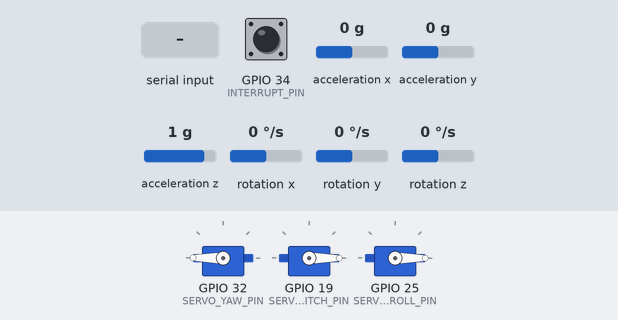
A program run on a simulated ESP32. Parts: 3 × servo. The test bench sets the inputs (shaded band); at power-on: acceleration y 0 g, acceleration z 1 g, GPIO 34 (INTERRUPT_PIN) LOW, acceleration x 0 g, rotation x 0 °/s, rotation y 0 °/s, rotation z 0 °/s. The sensor or clock chip raises its interrupt line as the real part does; what the program prints to the serial monitor is not drawn.

Above: at 1.7 s.
1.8 s: "90,45,200\n" received over the second serial link
At 2.4 s:
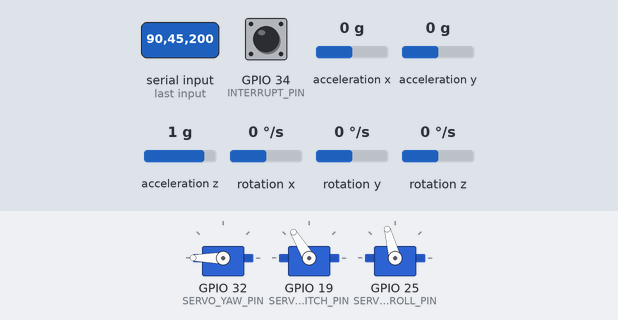
3.3 s: acceleration y set to 0.8 g
At 4.5 s:
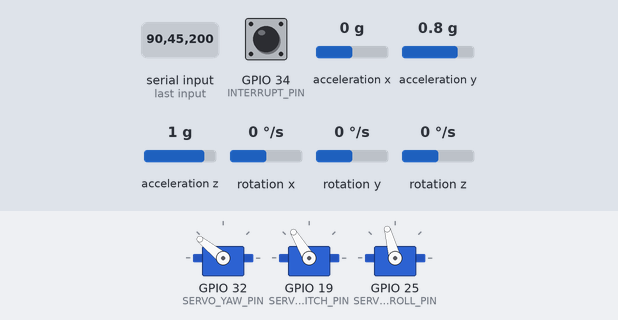
4.8 s: "30,150\n" received over the second serial link
At 5.9 s:
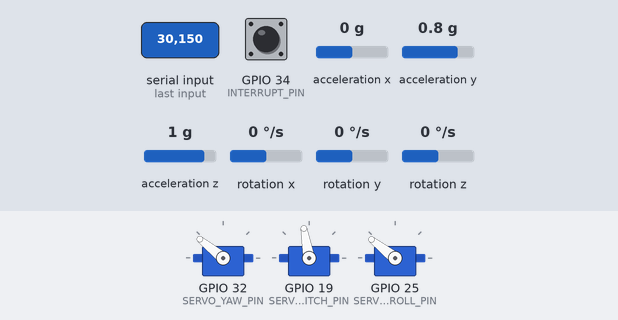
6.3 s: acceleration z set to -1.4 g
At 6.7 s:
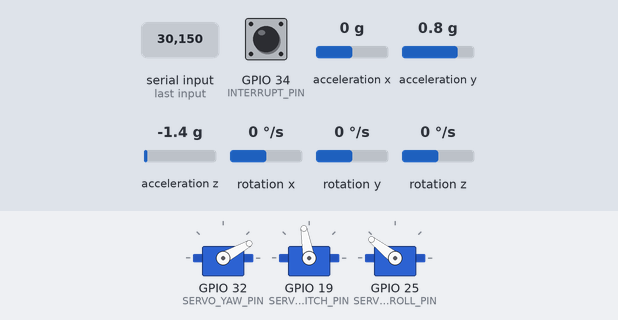
7.8 s: "0\n" received over the second serial link
At 8.1 s:
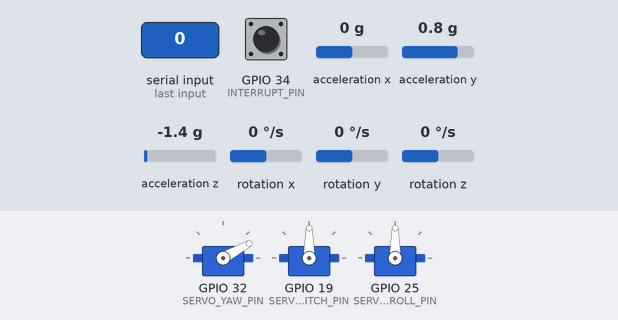
9.3 s: acceleration y set to -1.4 g
At 10.3 s:
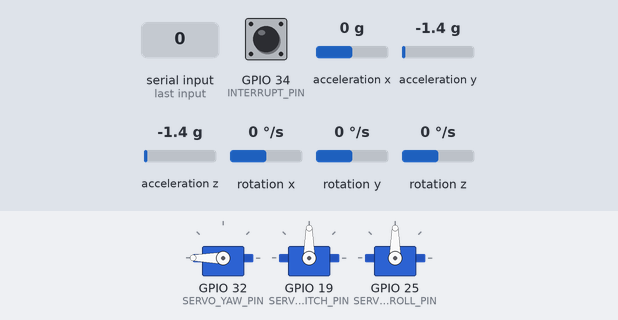
Timing chart, 0 to 11.8 s (numbered marks = the images above; inputs shaded):
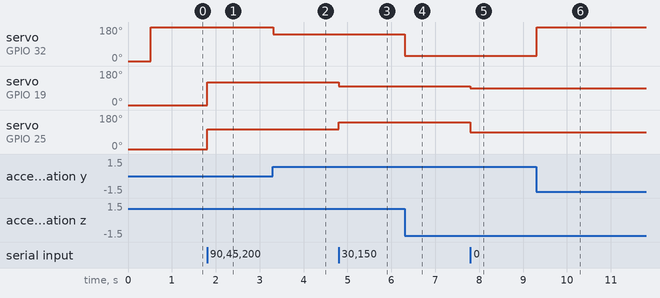

Measured:
- after the input at 1.8 s, servo on GPIO 19 (SERVO_PITCH_PIN): 0° → 121° at once; servo on GPIO 25 (SERVO_ROLL_PIN): 0° → 105° at once
- after the input at 3.3 s, servo on GPIO 32 (SERVO_YAW_PIN): 180° → 141° at once
- after the input at 4.8 s, servo on GPIO 19 (SERVO_PITCH_PIN): 121° → 100° at once; servo on GPIO 25 (SERVO_ROLL_PIN): 105° → 142° at once
- after the input at 6.3 s, servo on GPIO 32 (SERVO_YAW_PIN): 141° → 29° at once
- after the input at 7.8 s, servo on GPIO 19 (SERVO_PITCH_PIN): 100° → 90° at once; servo on GPIO 25 (SERVO_ROLL_PIN): 142° → 90° at once
- after the input at 9.3 s, servo on GPIO 32 (SERVO_YAW_PIN): 29° → 180° at once

The program:

main.cpp
```cpp
#include <Arduino.h>
#include "I2Cdev.h"
#include "MPU6050_6Axis_MotionApps20.h"
#include "Wire.h"
#include "ESP32Servo.h"

// 3-axis servo
#define SERVO_YAW_PIN 32
#define SERVO_PITCH_PIN 19
#define SERVO_ROLL_PIN 25
Servo servoYaw;
Servo servoPitch;
Servo servoRoll;
// Published values for SG90 servos; adjust if needed
int minUs = 1000;
int maxUs = 2000;
int pos = 0;      // position in degrees
ESP32PWM pwm;

// MPU6050 Accel/Gyro
// #define OUTPUT_READABLE_QUATERNION
// #define OUTPUT_READABLE_REALACCEL
// #define OUTPUT_READABLE_WORLDACCEL
#define OUTPUT_READABLE_YAWPITCHROLL
#define INTERRUPT_PIN 34
#define SDA_PIN 21
#define SCL_PIN 22
// #define M_PI 3.14159265358979323846

MPU6050 mpu;
bool dmpReady = false;  // set true if DMP init was successful
bool outputAccel = true;
uint8_t mpuIntStatus;   // holds actual interrupt status byte from MPU
uint8_t devStatus;      // return status after each device operation (0 = success, !0 = error)
uint16_t packetSize;    // expected DMP packet size (default is 42 bytes)
uint16_t fifoCount;     // count of all bytes currently in FIFO
uint8_t fifoBuffer[64]; // FIFO storage buffer
// orientation/motion vars
Quaternion q;           // [w, x, y, z]         quaternion container
VectorInt16 aa;         // [x, y, z]            accel sensor measurements
VectorInt16 aaReal;     // [x, y, z]            gravity-free accel sensor measurements
VectorInt16 aaWorld;    // [x, y, z]            world-frame accel sensor measurements
VectorFloat gravity;    // [x, y, z]            gravity vector
float euler[3];         // [psi, theta, phi]    Euler angle container
float ypr[3];           // [yaw, pitch, roll]   yaw/pitch/roll container and gravity vector

// ================================================================
// ===               INTERRUPT DETECTION ROUTINE                ===
// ================================================================

volatile bool mpuInterrupt = false;     // indicates whether MPU interrupt pin has gone high
void dmpDataReady() {
    mpuInterrupt = true;
}


// UART communication with ESP32-CAM
#define RX_PIN 14
#define TX_PIN 13
bool receivedData    = false;
const int numChars = 40;
char data[numChars];
int xVal  = 0;
int yVal  = 0;
int i     = 0;


/**
 * Taken from the ESP32Servo multiple servo example
 */
void servoSetup() {
	// Allow allocation of all timers
	ESP32PWM::allocateTimer(0);
	ESP32PWM::allocateTimer(1);
	ESP32PWM::allocateTimer(2);
	Serial.begin(115200);
	servoYaw.setPeriodHertz(50);        // Standard 50hz servo
	servoPitch.setPeriodHertz(50);      // Standard 50hz servo
	servoRoll.setPeriodHertz(50);       // Standard 50hz servo

  servoYaw.attach(SERVO_YAW_PIN, minUs, maxUs);
  servoPitch.attach(SERVO_PITCH_PIN, minUs, maxUs);
  servoRoll.attach(SERVO_ROLL_PIN, minUs, maxUs);

  servoYaw.write(0);
  servoPitch.write(0);
  servoRoll.write(0);
}

void servoDestroy() {
  servoYaw.detach();
  servoPitch.detach();
  servoRoll.detach();
}

/**
 * Correct for the roll of the camera, using input from the gyro
 */
void maintainHorizontal() {
  int roll = 180-(ypr[2] * 180/M_PI);
  Serial.print("Roll:");
  Serial.println(roll);
  servoYaw.write(roll);
}

/**
 * Move servos according to received command from user
 */
void setServos() {
  int yaw   = map(xVal,-255,255,0,180);
  int pitch = map(yVal,-255,255,0,180);
  servoPitch.write(yaw);
  servoRoll.write(pitch);
}

/**
 * Taken from the I2CDevLib example for the MPU6050
 */
void gyroSetup() {
  // join I2C bus (I2Cdev library doesn't do this automatically)
  #if I2CDEV_IMPLEMENTATION == I2CDEV_ARDUINO_WIRE
      Wire.begin();
      Wire.setClock(400000); // 400kHz I2C clock. Comment this line if having compilation difficulties
  #elif I2CDEV_IMPLEMENTATION == I2CDEV_BUILTIN_FASTWIRE
      Fastwire::setup(400, true);
  #endif

  // initialize device
  Serial.println(F("Initializing I2C devices..."));
  mpu.initialize();
  pinMode(INTERRUPT_PIN, INPUT);

  // verify connection
  Serial.println(F("Testing device connections..."));
  Serial.println(mpu.testConnection() ? F("MPU6050 connection successful") : F("MPU6050 connection failed"));

  // load and configure the DMP
  Serial.println(F("Initializing DMP..."));
  devStatus = mpu.dmpInitialize();

  // supply your own gyro offsets here, scaled for min sensitivity
  mpu.setXGyroOffset(-45);
  mpu.setYGyroOffset(-96);
  mpu.setZGyroOffset(-4);
  mpu.setXAccelOffset(-2833);
  mpu.setYAccelOffset(2196);
  mpu.setZAccelOffset(1009);


    // make sure it worked (returns 0 if so)
    if (devStatus == 0) {
        // Calibration Time: generate offsets and calibrate our MPU6050
        mpu.CalibrateAccel(6);
        mpu.CalibrateGyro(6);
        mpu.PrintActiveOffsets();
        // turn on the DMP, now that it's ready
        Serial.println(F("Enabling DMP..."));
        mpu.setDMPEnabled(true);

        // enable Arduino interrupt detection
        Serial.print(F("Enabling interrupt detection (Arduino external interrupt "));
        Serial.print(digitalPinToInterrupt(INTERRUPT_PIN));
        Serial.println(F(")..."));
        attachInterrupt(digitalPinToInterrupt(INTERRUPT_PIN), dmpDataReady, RISING);
        mpuIntStatus = mpu.getIntStatus();

        // set our DMP Ready flag so the main loop() function knows it's okay to use it
        Serial.println(F("DMP ready! Waiting for first interrupt..."));
        dmpReady = true;

        // get expected DMP packet size for later comparison
        packetSize = mpu.dmpGetFIFOPacketSize();
    } else {
        // ERROR!
        // 1 = initial memory load failed
        // 2 = DMP configuration updates failed
        // (if it's going to break, usually the code will be 1)
        Serial.print(F("DMP Initialization failed (code "));
        Serial.print(devStatus);
        Serial.println(F(")"));
    }

}

/**
 * Taken from the I2CDevLib example for the MPU6050
 */
void gyroRead() {
  // if programming failed, don't try to do anything
  if (!dmpReady) return;
  // read a packet from FIFO
  if (mpu.dmpGetCurrentFIFOPacket(fifoBuffer)) { // Get the Latest packet
      #ifdef OUTPUT_READABLE_QUATERNION
          // display quaternion values in easy matrix form: w x y z
          mpu.dmpGetQuaternion(&q, fifoBuffer);
          Serial.print("quat\t");
          Serial.print(q.w);
          Serial.print("\t");
          Serial.print(q.x);
          Serial.print("\t");
          Serial.print(q.y);
          Serial.print("\t");
          Serial.println(q.z);
      #endif

      #ifdef OUTPUT_READABLE_EULER
          // display Euler angles in degrees
          mpu.dmpGetQuaternion(&q, fifoBuffer);
          mpu.dmpGetEuler(euler, &q);
          Serial.print("euler\t");
          Serial.print(euler[0] * 180/M_PI);
          Serial.print("\t");
          Serial.print(euler[1] * 180/M_PI);
          Serial.print("\t");
          Serial.println(euler[2] * 180/M_PI);
      #endif

      #ifdef OUTPUT_READABLE_YAWPITCHROLL
          // display Euler angles in degrees
          mpu.dmpGetQuaternion(&q, fifoBuffer);
          mpu.dmpGetGravity(&gravity, &q);
          mpu.dmpGetYawPitchRoll(ypr, &q, &gravity);
          if (outputAccel) {
            Serial.print("ypr\t");
            Serial.print(ypr[0] * 180/M_PI);
            Serial.print("\t");
            Serial.print(ypr[1] * 180/M_PI);
            Serial.print("\t");
            Serial.println(ypr[2] * 180/M_PI);
          }
      #endif

      #ifdef OUTPUT_READABLE_REALACCEL
          // display real acceleration, adjusted to remove gravity
          mpu.dmpGetQuaternion(&q, fifoBuffer);
          mpu.dmpGetAccel(&aa, fifoBuffer);
          mpu.dmpGetGravity(&gravity, &q);
          mpu.dmpGetLinearAccel(&aaReal, &aa, &gravity);
          Serial.print("areal\t");
          Serial.print(aaReal.x);
          Serial.print("\t");
          Serial.print(aaReal.y);
          Serial.print("\t");
          Serial.println(aaReal.z);
      #endif

      #ifdef OUTPUT_READABLE_WORLDACCEL
          // display initial world-frame acceleration, adjusted to remove gravity
          // and rotated based on known orientation from quaternion
          mpu.dmpGetQuaternion(&q, fifoBuffer);
          mpu.dmpGetAccel(&aa, fifoBuffer);
          mpu.dmpGetGravity(&gravity, &q);
          mpu.dmpGetLinearAccel(&aaReal, &aa, &gravity);
          mpu.dmpGetLinearAccelInWorld(&aaWorld, &aaReal, &q);
          Serial.print("aworld\t");
          Serial.print(aaWorld.x);
          Serial.print("\t");
          Serial.print(aaWorld.y);
          Serial.print("\t");
          Serial.println(aaWorld.z);
      #endif

      #ifdef OUTPUT_TEAPOT
          // display quaternion values in InvenSense Teapot demo format:
          teapotPacket[2] = fifoBuffer[0];
          teapotPacket[3] = fifoBuffer[1];
          teapotPacket[4] = fifoBuffer[4];
          teapotPacket[5] = fifoBuffer[5];
          teapotPacket[6] = fifoBuffer[8];
          teapotPacket[7] = fifoBuffer[9];
          teapotPacket[8] = fifoBuffer[12];
          teapotPacket[9] = fifoBuffer[13];
          Serial.write(teapotPacket, 14);
          teapotPacket[11]++; // packetCount, loops at 0xFF on purpose
      #endif
  }
}

void parseData() {
  char *strtokIndx;
  char xValString[10] = {0};
  char yValString[10] = {0};
  strtokIndx = strtok(data,",");
  strcpy(xValString, strtokIndx);

  strtokIndx = strtok(NULL,",");
  strcpy(yValString, strtokIndx);

  xVal = atoi(xValString);
  yVal = atoi(yValString);
  Serial.printf("x:%03d,y%03d\n",xVal,yVal);
}

void readData() {
  byte rc = Serial2.read();
  if (rc != '\n') {
    data[i] = rc;
    i++;
    if (i >= numChars) {
      i = numChars - 1;
    }
  }
  else {
    data[i] = '\0';
    i = 0;
    receivedData = true;
  }
}

void setup() {
  // put your setup code here, to run once:
  Serial.begin(115200);
  Serial2.begin(115200,SERIAL_8N1,RX_PIN,TX_PIN,false,0);
  Serial2.setTimeout(0);

  // Prepare accel/gyro library
  gyroSetup();
  servoSetup();
}

void loop() {
  // put your main code here, to run repeatedly:
  while (Serial2.available()) {
    readData();
  }

  if (receivedData) {
    Serial.print("Data: ");
    Serial.println(data);
    receivedData = false;
    parseData();
    setServos();
  }

  // Read gyro. Note that gyro is only accurate in Pitch and Roll, by using gravity as a reference axis
  // Yaw is calculated bast on rotations from an initial reference, and will drift over time
  // We are primarily interested in ROLL, assuming wall mount, to keep the camera horizontal
  gyroRead();
  maintainHorizontal();
}
```
